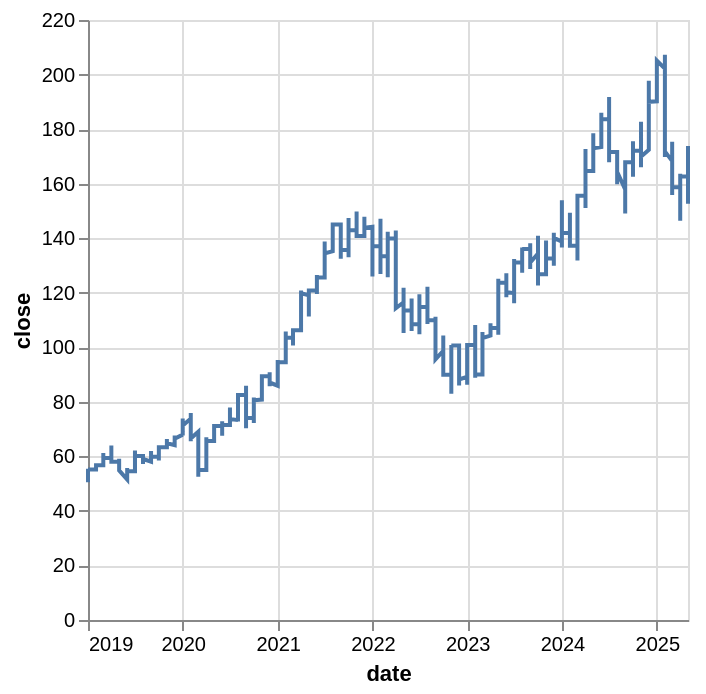

The notebook cell saved with this chart:
### Code cell
price_monthly = (
    df_pl
    .group_by_dynamic("date", every="1m", period="3m")
    .agg( pl.col("close").mean() )
    .with_columns(
        pl.col("date").dt.strftime("%Y-%m").alias("date")
    )
)
display(price_monthly.head())
alt.Chart(price_monthly).mark_line().encode(
    x='date:T',
    y='close',
    tooltip=['date', 'close']
# ).properties(
#     width=800,
#     height=400
)

### Figure 1 — Vega-Lite specification as saved in the notebook (floating-point values rounded to 4 significant figures; data arrays with more than 128 entries replaced by an {"elided": "..."} marker saying what was removed)
{"config": {"view": {"continuousWidth": 300, "continuousHeight": 300}}, "data": {"name": "data-87498a8988a4916951476018818e1351"}, "mark": {"type": "line"}, "encoding": {"tooltip": [{"field": "date", "type": "nominal"}, {"field": "close", "type": "quantitative"}], "x": {"field": "date", "type": "temporal"}, "y": {"field": "close", "type": "quantitative"}}, "$schema": "https://vega.github.io/schema/vega-lite/v5.20.1.json", "datasets": {"data-87498a8988a4916951476018818e1351": {"elided": "4834 records"}}}
